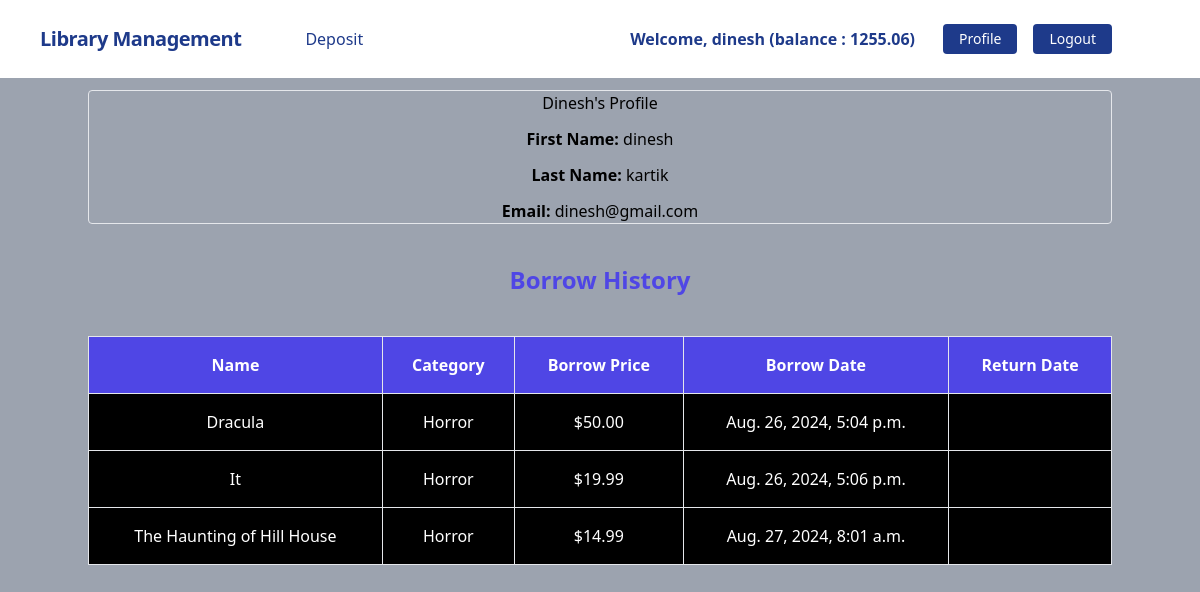
The page /accounts/profile/ (signed in) on the database its author committed.
### accounts/models.py (models this page shows, shortened)
class UserAccount(models.Model):
    user = models.OneToOneField(User, related_name='account', on_delete=models.CASCADE)
    account_no = models.IntegerField(unique=True)
    balance = models.DecimalField(max_digits=12, decimal_places=2, default=0)

### borrow/models.py (models this page shows, shortened)
class BorrowModel(models.Model):
    user = models.ForeignKey(User,on_delete=models.CASCADE)
    book = models.ForeignKey(BookModel, on_delete=models.CASCADE)
    borrow_date = models.DateTimeField(auto_now_add=True)
    return_date = models.DateField(blank=True,null=True)

### books/models.py (models this page shows, shortened)
class BookModel(models.Model):
    category = models.ManyToManyField(Categories)
    title = models.CharField(max_length=50)
    description = models.TextField()
    price = models.DecimalField(max_digits=10, decimal_places=2)
    image = models.ImageField(upload_to='books/media/uploads', blank=True, null=True)

class Categories(models.Model):
    name = models.CharField(max_length=100)
    slug = models.SlugField(max_length=100, unique=True, blank=True, null=True)

### accounts/views.py (the view)
# urls.py: path('profile/',views.Profile.as_view(),name='profile'),
class Profile(LoginRequiredMixin,TemplateView):
    template_name = 'accounts/profile.html'
    def get_context_data(self,**kwargs):
        context = super().get_context_data(**kwargs)
        context['user'] = self.request.user
        context['borrow_history'] = BorrowModel.objects.filter(user=self.request.user)
        return context

### accounts/templates/accounts/profile.html (shortened to what this page needs)
{% extends "base.html" %}
{% block content %}
<div class='text-center mt-3'>
    <div class='border rounded bg-sky-600'>
    <h1 class='mb-3'>{{ user.username | capfirst}}'s Profile</h1>
    <h4 class='mb-3'><strong>First Name:</strong> {{ user.first_name }}</h4>
    <h4 class='mb-3'><strong>Last Name:</strong> {{ user.last_name }}</h4>
    <h4><strong>Email:</strong> {{ user.email }}</h4>
    </div>
</div>
    <table class=" w-full text-white">
        <thead>
          <tr class='bg-indigo-600'>
            <th class='text-center border border-slate-600 p-4' scope="col">Name</th>
            <th class='text-center border border-slate-600 p-4' scope="col">Category</th>
            <th class='text-center border border-slate-600 p-4' scope="col">Borrow Price</th>
            <th class='text-center border border-slate-600 p-4' scope="col">Borrow Date</th>
            <th class='text-center border border-slate-600 p-4' scope="col">Return Date</th>
          </tr>
        </thead>
        <tbody class='text-center bg-black'>
            {% if  borrow_history%}
            <h2 class='text-center text-2xl font-bold text-indigo-600 my-10'>Borrow History</h2>
            {% for borr in  borrow_history%}
            <tr class=''>
                <td class='border border-slate-600 p-4'>{{borr.book.title}}</td>
                <td class='border border-slate-600 p-4'>{% for cat in  borr.book.category.all %} {{ cat.name }}{% if not forloop.last %}, {% endif %}{% endfor %}</td>
                <td class='border border-slate-600 p-4'>${{borr.book.price}}</td>
                <td class='border border-slate-600 p-4'>{{borr.borrow_date}}</td>
                <td class='border border-slate-600 p-4'> {% if borr.return_date != None %}{{borr.return_date}}{% endif %} </td>
            </tr>
            {% endfor %}
            {% endif %}
        </tbody>
      </table>
{% endblock %}

### templates/navbar.html (shortened to what this page needs)
<nav class="flex items-center justify-between flex-wrap bg-white p-6 px-10">
    <div class="flex items-center flex-shrink-0 text-white mr-6">
        <span class="font-semibold text-xl tracking-tight text-blue-900"><a href="/">Library Management</a></span>
    </div>
    <div class="w-full block flex-grow lg:flex lg:items-center lg:w-auto px-10">
        {% if request.user.is_authenticated %}
            <div class="text-md lg:flex-grow">
                <a href="{% url 'deposit'%}" class="block mt-4 lg:inline-block lg:mt-0 text-blue-900 hover:text-red-900 hover:font-black mr-4">
                    Deposit
                </a>
            </div>
            <div class="flex w-auto">
                <div class="text-blue-900 my-auto font-black px-5">Welcome, {{ request.user.first_name }} (balance : {{request.user.account.balance}}) </div>
                <a href="{% url 'profile'%}" class="mx-2 inline-block font-medium text-sm px-4 py-2 leading-none bg-blue-900 rounded text-white border-white hover:border-transparent hover:text-dark hover:bg-red-700 mt-4 lg:mt-0">Profile</a>
                <form method="post" action="{% url 'logout' %}">
                    <button class="mx-2 inline-block font-medium text-sm px-4 py-2 leading-none bg-blue-900 rounded text-white border-white hover:border-transparent hover:text-dark hover:bg-red-700 mt-4 lg:mt-0" type="submit">Logout</button>
                </form>
            </div>
        {% endif %}
    </div>
</nav>

### rows shown on the page
BorrowModel: book "Dracula", book.price "50.00", borrow_date "Aug. 26, 2024, 5:04 p.m."
Categories: name "Horror"
BorrowModel: book "It", book.price "19.99", borrow_date "Aug. 26, 2024, 5:06 p.m."
BorrowModel: book "The Haunting of Hill House", book.price "14.99", borrow_date "Aug. 27, 2024, 8:01 a.m."

### other values the page prints
{{ request.user.first_name }} "dinesh"
{{ request.user.account.balance }} "1255.06"
{{ user.username | capfirst }} "Dinesh"
{{ user.first_name }} "dinesh"
{{ user.last_name }} "kartik"
{{ user.email }} "dinesh@gmail.com"
